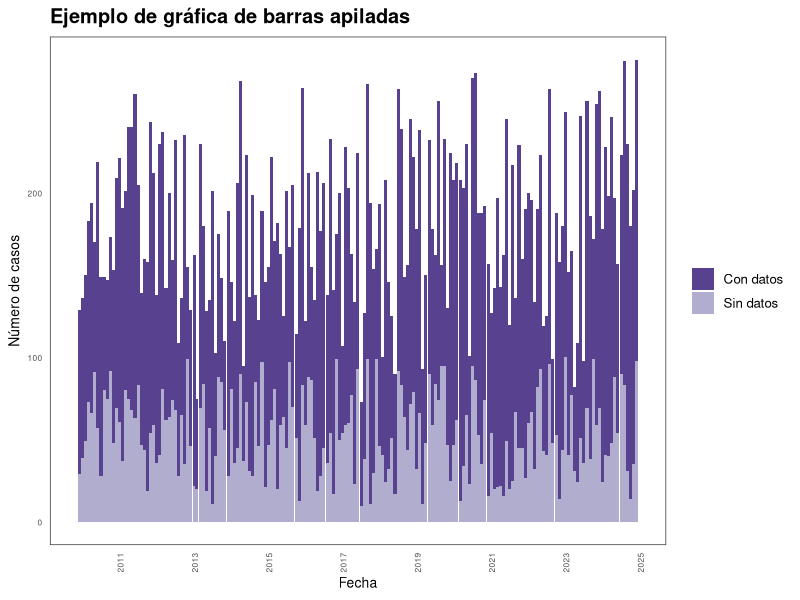
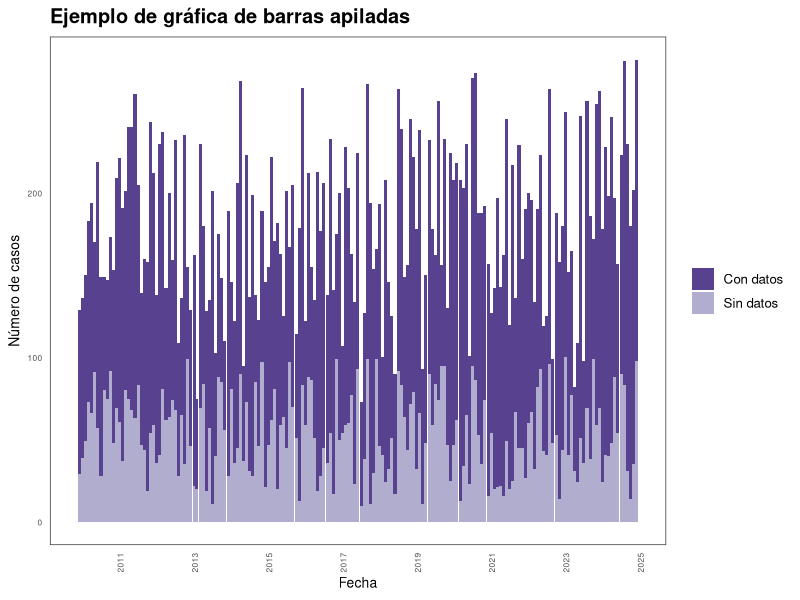
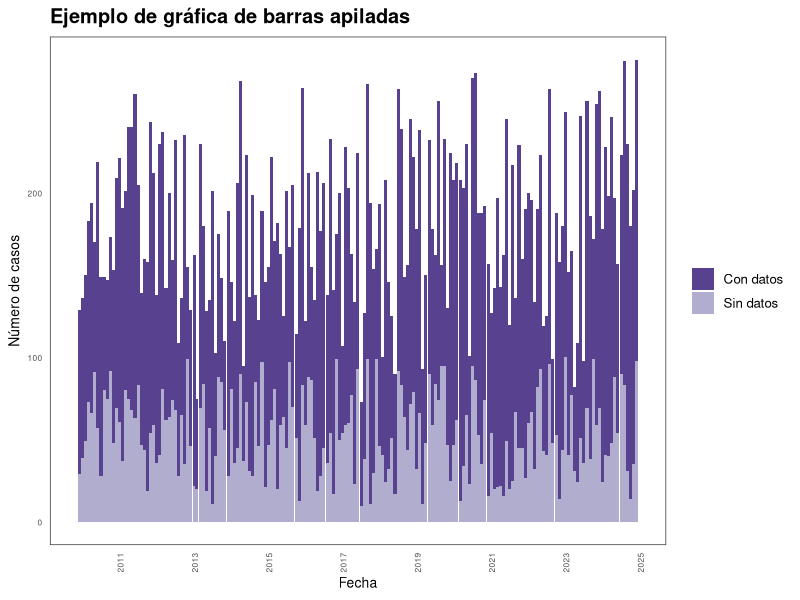

These charts were generated, in order, by the following R code:
library(tidyverse)
library(lubridate)
library(ggplot2)
library(svglite)
library(systemfonts)
library(svglite)

# Crear fechas mensuales
fecha <- seq(as.Date("2010-01-01"), as.Date("2025-01-01"), by = "months")

# Crear datos de ejemplo para cada indicador
datos_con <- tibble(
  fecha = fecha,
  indicador = "Con datos",
  valor = round(runif(length(fecha), 50, 200)),
  estado = "Jalisco"
)

datos_sin <- tibble(
  fecha = fecha,
  indicador = "Sin datos",
  valor = round(runif(length(fecha), 10, 100)),
  estado = "Jalisco"
)

# Unir ambos
datos <- bind_rows(datos_con, datos_sin)

# Crear variable de mes
datos <- datos %>%
  mutate(mes = floor_date(fecha, "month"))

# Resumir por mes e indicador
datos_sum <- datos %>%
  group_by(mes, indicador) %>%
  summarise(valor = sum(valor), .groups = "drop")

# Tema personalizado
theme_personalizado <- theme_minimal(base_size = 12) +
  theme(
    plot.title = element_text(face = "bold"),
    axis.text.x = element_text(angle = 90, hjust = 1, size = 6),
    axis.text.y = element_text(size = 6),
    axis.title = element_text(size = 10),
    panel.border = element_rect(color = "gray20", fill = NA, linewidth = 0.5),
    axis.ticks = element_blank(),
    panel.grid = element_blank(),
    legend.position = "right"
  )

# Crear gráfica
grafica <- ggplot(datos_sum, aes(x = mes, y = valor, fill = indicador)) +
  geom_col(position = "stack", width = 30) +
  scale_fill_manual(values = c("Con datos" = "#584290", "Sin datos" = "#b1adcf")) +
  labs(
    title = "Ejemplo de gráfica de barras apiladas",
    x = "Fecha",
    y = "Número de casos",
    fill = NULL
  ) +
  scale_x_date(date_breaks = "2 years", date_labels = "%Y") +
  theme_personalizado

grafica

# Guardar archivos
ggsave("rstudio/barras_tendencias/barras_tendencias.png",
       plot = grafica, width = 10, height = 5, dpi = 300)

svglite("rstudio/barras_tendencias/barras_tendencias.svg", width = 10, height = 5)
print(grafica)
dev.off()
